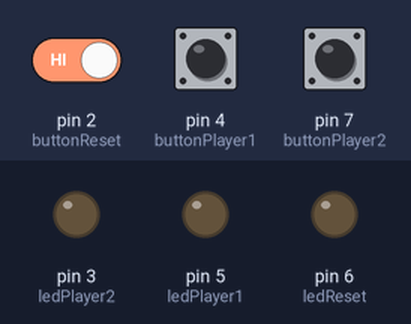
Bench run of a sketch on a simulated Arduino Uno, built with avr-gcc and run on an emulated ATmega328P. Parts: output pins drawn as LEDs (lit = HIGH). The inputs (shaded band) are chosen by the test bench; at power-on: pin 4 (buttonPlayer1) LOW, pin 7 (buttonPlayer2) LOW, pin 2 (buttonReset) HIGH.

Above: at 1.2 s.
1.3 s: pin 4 (buttonPlayer1) pulled HIGH for 1 s
At 1.7 s:
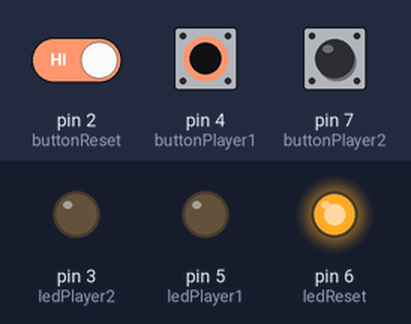
3.8 s: pin 7 (buttonPlayer2) pulled HIGH for 3.2 s
At 8.2 s:
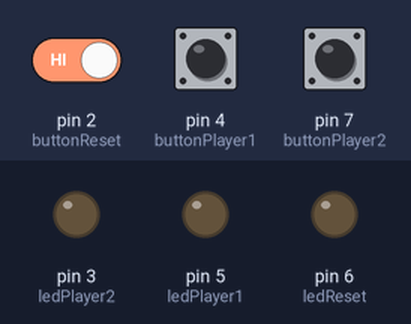
8.5 s: pin 4 (buttonPlayer1) pulled HIGH for 3.2 s
At 8.9 s:
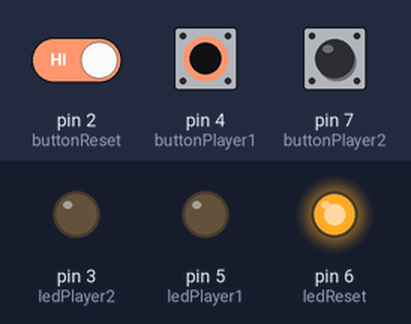
13.2 s: pin 2 (buttonReset) driven LOW and pin 7 (buttonPlayer2) driven HIGH
At 14.4 s:
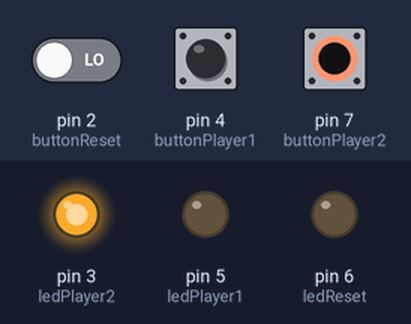
15.2 s: pin 2 (buttonReset) driven HIGH
At 15.6 s:
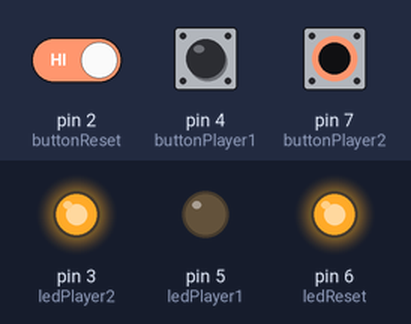
18.2 s: pin 7 (buttonPlayer2) driven LOW
At 19.1 s:
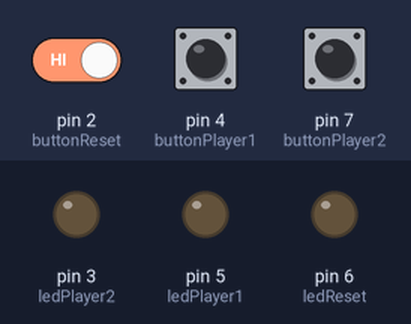
Timing chart, 0 to 20.7 s (numbered marks = the images above; inputs shaded):
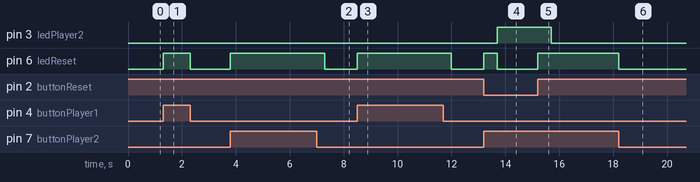

Measured:
- after the input at 1.3 s, pin 6 (ledReset): LOW → HIGH at once, → LOW 1.0 s later
- after the input at 3.8 s, pin 6 (ledReset): LOW → HIGH at once, → LOW 3.5 s later
- after the input at 8.5 s, pin 6 (ledReset): LOW → HIGH at once, → LOW 3.5 s later
- after the input at 13.2 s, pin 3 (ledPlayer2): LOW → HIGH after 0.50 s; pin 6 (ledReset): LOW → HIGH at once, → LOW 0.50 s later
- after the input at 15.2 s, pin 3 (ledPlayer2): HIGH → LOW after 0.50 s; pin 6 (ledReset): LOW → HIGH at once
- after the input at 18.2 s, pin 6 (ledReset): HIGH → LOW at once

The sketch:

gameButtons.ino
```cpp
//RENAME PIN NUMBERS TO SYMANTIC NAMES
#define ledReset 6
#define ledPlayer1 5
#define ledPlayer2 3
const int buttonReset = 2;
const int buttonPlayer1 = 4;
const int buttonPlayer2 = 7;
//SET INITIAL BUTTON STATES
int resetState = 0;
int player1State = 0;
int player2State = 0;


void setup() {
//SET PIN OPERATION
  pinMode (ledReset, OUTPUT);
  pinMode (ledPlayer1, OUTPUT);
  pinMode (ledPlayer2, OUTPUT);
  pinMode (buttonReset, INPUT);
  pinMode (buttonPlayer1, INPUT);
  pinMode (buttonPlayer2, INPUT);
}

void loop() {
//GET BUTTON STATES
  resetState = digitalRead(buttonReset);
  player1State = digitalRead(buttonPlayer1);
  player2State = digitalRead(buttonPlayer2);

//PLAYER 1 WINS
  while((player1State == 1) && (resetState == 0)) {
    digitalWrite (ledPlayer1, HIGH);
    resetState = digitalRead(buttonReset);
  }

  //PLAYER 2 WINS
  while((player2State == 1) && (resetState == 0)){
    digitalWrite (ledPlayer2, HIGH);
    resetState = digitalRead(buttonReset);
  }

//RESET IF PLAYER WINS
  if((player1State == 1) || (player2State == 1) && (resetState == HIGH)) {
    digitalWrite(ledReset, HIGH);
    int player1State = 0;
    int player2State = 0;
    int resetState = 0;
    delay(500);
    digitalWrite(ledPlayer1, LOW);
    digitalWrite(ledPlayer2, LOW);
    digitalWrite(ledReset, LOW);
  }
}
```
